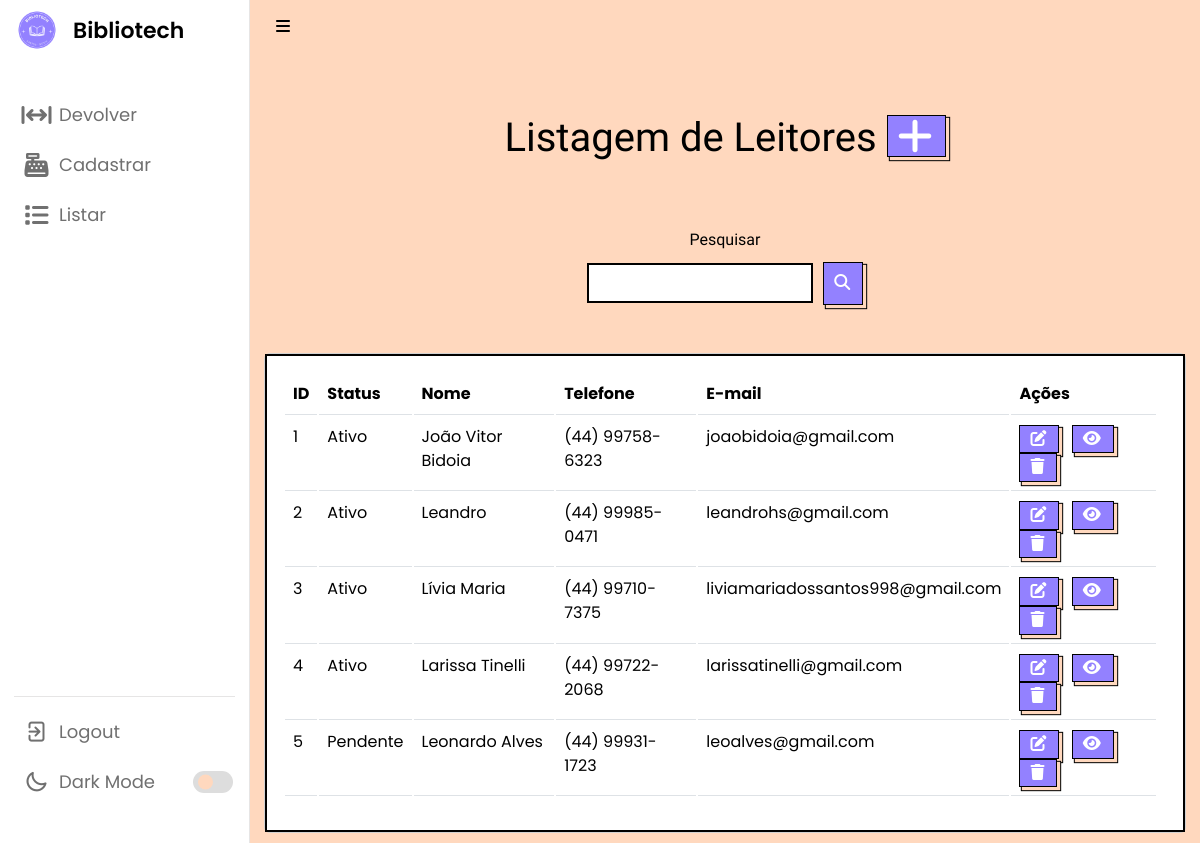
/listarLeitor.php (signed in), run on the app's committed database.
### tables this page shows
CREATE TABLE `leitor` (
  `id` int(11) NOT NULL,
  `status` varchar(45) NOT NULL,
  `nome` varchar(100) NOT NULL,
  `telefone` varchar(15) NOT NULL,
  `endereco` varchar(100) NOT NULL,
  `dn` date NOT NULL,
  `cpf` varchar(14) NOT NULL,
  `email` varchar(100) NOT NULL,
  `senha` varchar(255) NOT NULL,
  `nomeResp` varchar(100) DEFAULT NULL,
  `cpfResp` varchar(14) DEFAULT NULL,
  `telResp` varchar(45) DEFAULT NULL
);

### listarLeitor.php (the view, shortened to what this page needs)
<?php
require_once("conexao.php");
$V_WHERE = "";
$sql = "select * from leitor
where 1 = 1" . $V_WHERE;
$resultado = mysqli_query($conexao, $sql);
?>
<!DOCTYPE html>
<html lang="pt-br">
<head>
    <link rel="stylesheet" href="css/style.css">
    <link rel="stylesheet" href="css/cadastrar.css">
    <link rel="stylesheet" href="css/bootstrap.css">
    <link rel="stylesheet" href="https://unicons.iconscout.com/release/v4.0.0/css/line.css">
</head>
<body>
    <nav>
        <a href="main.php" style="text-decoration: none">
            <div class="logo-name">
                <div class="logo-image">
                    <img src="logo.ico" alt="">
                </div>
                <span class="logo_name">Bibliotech</span>
            </div>
        </a>
        <div class="menu-items">
            <ul class="nav-links">
                <?php require_once('sidebar.php') ?>
            </ul>
            <ul class="logout-mode">
                <li><a href="#">
                        <i class="uil uil-signout"></i>
                        <span class="link-name">Logout</span>
                    </a></li>
                <li class="mode">
                    <a href="sair.php">
                        <i class="uil uil-moon"></i>
                        <span class="link-name">Dark Mode</span>
                    </a>
                    <div class="mode-toggle">
                        <span class="switch"></span>
                    </div>
                </li>
            </ul>
        </div>
    </nav>
    <section class="dashboard">
        <div class="navbar bg-body-tertiary">
            <div class="container-fluid">
                <i class="fa-solid fa-bars sidebar-toggle botaoNav"></i>
            </div>
        </div>
        <br><br><br>
        <h1 class="titulo text">Listagem de Leitores <a href="cadastrarLeitor.php" class="botao">
                <i class="fa-solid fa-plus"></i>
            </a></h1>
        <br><br>
        <form method="post">
            <div class="text-center">
                <label name="nome" for="exampleFormControlInput1" class="titulo text">Pesquisar</label>
                <center>
                    <div class="input-button-container">
                        <input name="nome" type="text" class="formcampo">
                        <button name="pesquisar" stype="button" class="botaopesquisar"><i
                                class="fa-solid fa-magnifying-glass"></i></button>
                    </div>
                </center>
            </div>
            <br><br>
        </form>
        <div class="card cardlistar">
            <div class="card-body cardlistar2">
                <table class="table" style="width: 99%">
                    <thead>
                        <tr>
                            <td scope="col"><b>ID</b></td>
                            <td scope="col"><b>Status</b></td>
                            <td scope="col"><b>Nome</b></td>
                            <td scope="col"><b>Telefone</b></td>
                            <td scope="col"><b>E-mail</b></td>
                            <td scope="col"><b>Ações</b></td>
                        </tr>
                    </thead>
                    <tbody>
                        <?php while ($linha = mysqli_fetch_array($resultado)) { ?>
                            <tr>
                                <td>
                                    <?= $linha['id'] ?>
                                </td>
                                <td>
                                    <?= $linha['status'] ?>
                                </td>
                                <td>
                                    <?= $linha['nome'] ?>
                                </td>
                                <td>
                                    <?= $linha['telefone'] ?>
                                </td>
                                <td>
                                    <?= $linha['email'] ?>
                                </td>
                                <td>
                                    <a style="margin-right: 8px;" href="alterarLeitor.php? id=<?= $linha['id'] ?>"
                                        class="botao">
                                        <i class="fa-solid fa-pen-to-square"></i></a>
                                    <a data-bs-toggle="modal" data-bs-target="#exampleModal_<?= $linha['id'] ?>"
                                        href="listarLeitor.php?id=<?= $linha['id'] ?>" style="margin-right: 8px;"
                                        name="info" class="botao">
                                        <i class="fa-solid fa-eye"></i>
                                    </a>
                                    <a href="listarLeitor.php?id=<?= $linha['id'] ?>" class="botao" data-bs-toggle="modal"
                                        data-bs-target="#exampleModal1_<?= $linha['id'] ?>">
                                        <i class="fa-sharp fa-solid fa-trash"></i> </a>
                                </td>
                            </tr>
                        <?php } ?>
                    </tbody>
                </table>
            </div>
        </div>
    </section>
</body>
</html>

### css/style.css (style rules this page uses)
* { margin: 0; padding: 0; box-sizing: border-box; font-family: 'Poppins', sans-serif; }
:root { --primary-color: #9381ff; --panel-color: #ffd8be; --text-color: #000; --black-light-color: #707070; --border-color: #e6e5e5; --toggle-color: #DDD; --box1-color: #4DA3FF; --box2-color: #FFE6AC; --box3-color: #E7D1FC; --index-i: #9381ff; --title-icon-color: #fff; --nav-color: white; --botaoNav: black; --tran-05: all 0.5s ease; --tran-03: all 0.3s ease; --tran-03: all 0.2s ease; }
body { min-height: 100vh; background-color: var(--primary-color); }
nav { position: fixed; top: 0; left: 0; height: 100%; width: 250px; padding: 10px 14px; background-color: var(--nav-color); border-right: 1px solid var(--border-color); transition: var(--tran-05); }
.botaoNav { color: var(--botaoNav); cursor: pointer; }
nav .logo-name { display: flex; align-items: center; }
nav .logo-image { display: flex; justify-content: center; min-width: 45px; }
nav .logo-image img { width: 40px; object-fit: cover; border-radius: 50%; }
nav .logo-name .logo_name { font-size: 22px; font-weight: 600; color: var(--text-color); margin-left: 14px; transition: var(--tran-05); }
nav .menu-items { margin-top: 40px; height: calc(100% - 90px); display: flex; flex-direction: column; justify-content: space-between; }
.menu-items li { list-style: none; }
.menu-items li a { display: flex; align-items: center; height: 50px; text-decoration: none; position: relative; }
.menu-items li a i { font-size: 24px; min-width: 45px; height: 100%; display: flex; align-items: center; justify-content: center; color: var(--black-light-color); }
.menu-items li a .link-name { font-size: 18px; font-weight: 400; color: var(--black-light-color); transition: var(--tran-05); }
.menu-items .logout-mode { padding-top: 10px; border-top: 1px solid var(--border-color); }
.menu-items .mode { display: flex; align-items: center; white-space: nowrap; }
.menu-items .mode-toggle { position: absolute; right: 14px; height: 50px; min-width: 45px; display: flex; align-items: center; justify-content: center; cursor: pointer; }
.mode-toggle .switch { position: relative; display: inline-block; height: 22px; width: 40px; border-radius: 25px; background-color: var(--toggle-color); }
.switch:before { content: ""; position: absolute; left: 5px; top: 50%; transform: translateY(-50%); height: 15px; width: 15px; background-color: var(--panel-color); border-radius: 50%; transition: var(--tran-03); }
.dashboard { position: relative; left: 250px; background-color: var(--panel-color); min-height: 100vh; width: calc(100% - 250px); padding: 10px 14px; transition: var(--tran-05); }
table tbody td { height: 2.8rem; color: #000000; }
table tbody tr:last-child td { border: 2; }
.text { color: var(--text-color); }
nav ul { list-style: none; }
nav ul li { line-height: 60px; }
.formcampo { border: 2px solid black; display: block; width: 30%; padding: 0.375rem 0.75rem; font-size: 1rem; font-weight: 400; line-height: 1.5; flex: 1; }
.input-button-container { display: flex; align-items: center; width: 30%; }

### css/cadastrar.css (style rules this page uses)
.titulo { padding-bottom: 10px; text-align: center; font-family: Fjalla One; }
.botao { background-color: #9381ff; border: 1px solid black; box-shadow: 3px 3px 1px #ffd8be, 3px 3px 1px 1px black; color: #fff; cursor: pointer; display: inline-block; letter-spacing: 2px; line-height: 20pt; margin: 0 auto; outline: none; padding: 0 10px; text-transform: uppercase; transition: .2 all ease-in-out; }
.botaopesquisar { background-color: #9381ff; border: 1px solid black; box-shadow: 3px 3px 1px #ffd8be, 3px 3px 1px 1px black; color: #fff; cursor: pointer; display: inline-block; letter-spacing: 2px; line-height: 20pt; margin: 0 auto; outline: none; padding: 7px 10px; text-transform: uppercase; transition: .2 all ease-in-out; margin-left: 10px; }

### data on the page
leitor: id "1", status "Ativo", nome "João Vitor Bidoia", telefone "(44) 99758-6323", email "joaobidoia@gmail.com"
leitor: id "2", status "Ativo", nome "Leandro", telefone "(44) 99985-0471", email "leandrohs@gmail.com"
leitor: id "3", status "Ativo", nome "Lívia Maria", telefone "(44) 99710-7375", email "liviamariadossantos998@gmail.com"
leitor: id "4", status "Ativo", nome "Larissa Tinelli", telefone "(44) 99722-2068", email "larissatinelli@gmail.com"
leitor: id "5", status "Pendente", nome "Leonardo Alves", telefone "(44) 99931-1723", email "leoalves@gmail.com"
